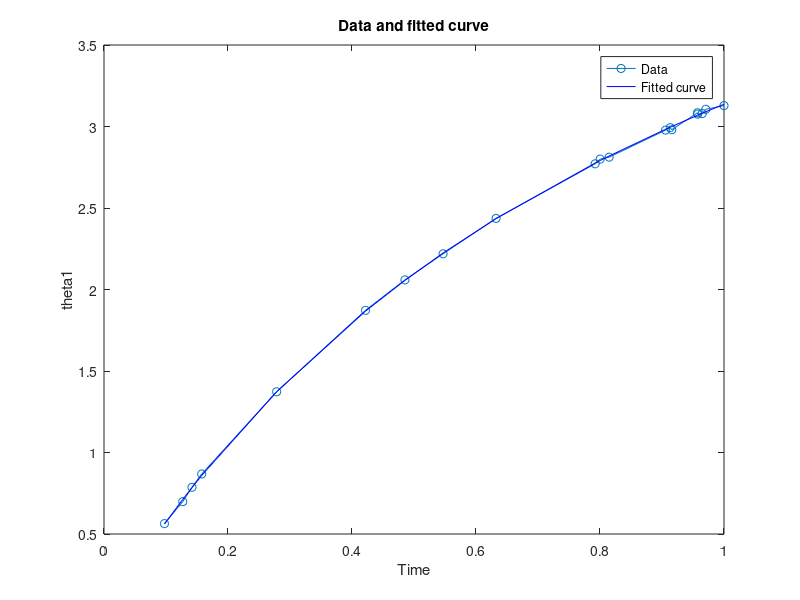

This figure's MATLAB source: (Note: this script raises an error after producing the figure.)
clear all
clc
%2.c
thetaData=load('theta1', '-mat');
theta1Data = thetaData.t_theta;
time=(theta1Data(1,:));
theta1=(theta1Data(2,:));
c = [0 0];
func = @(c,time)(c(1).*time)./(time+c(2));
c = lsqcurvefit(func,c,time,theta1)
fittheta1 = func(c,time);

plot(time,theta1,'o-',time,fittheta1,'b-');
xlabel('Time');
ylabel('theta1');
legend('Data', 'Fitted curve');
title('Data and fitted curve');

theta1=(c(1).*time)./(time+c(2));
%Value of coefficients are 6.2185 and 0.9826

%2.d(ii) calculating the roots for theta2 and x using newton solver
Jacobian = @(x) [1 0.75*sin(x(2));0 1];
maxIter = 100000;
tol = 10^-6;
intial= [1.5 1];
f = @Function;
ls = [];
for i = 1:20
    theta1Value = theta1(i);
    [coeff, count] = newtonNonUniform(f,Jacobian,intial',maxIter,tol,theta1Value);
    ls=[ls,coeff];
end

%2.d(iii) plotting for displacement and time
figure()
subplot(3,1,1)
plot(time,theta1)
xlabel('Time');
ylabel('Theta1');
title('theta1 vs time')
subplot(3,1,2)
plot(time,ls(2,:))
xlabel('Time');
ylabel('Theta2');
title('theta2 vs time')
subplot(3,1,3)
plot(time,ls(1,:))
xlabel('Time');
ylabel('displacement');
title('Displacement vs time')

%2.d(iv)
% calculating the velocity and acceleration 
velocity = derivative(ls(1,:),time);
acceleration = derivative(velocity,time);

%2.d(v)
%Plot force vs Displacement
figure()
plot(ls(1,:),10*acceleration);
xlabel('Displacement');
ylabel('Force');
title('Force vs Displacement')

%2.d(vi)
%calculating work done
workdone = 10 * trapz(ls(1,:), acceleration)
%workdone is -29.5930

%Non-Linear system of Equation
function root = Function(x,theta11)
L1 = 0.5;
L2 = 0.75;
h = 0;
root(1) = x(1) - L1*cos(theta11) - L2*cos(x(2));
root(2) = x(2) - asin((h - L1*sin(theta11))/L2);
end